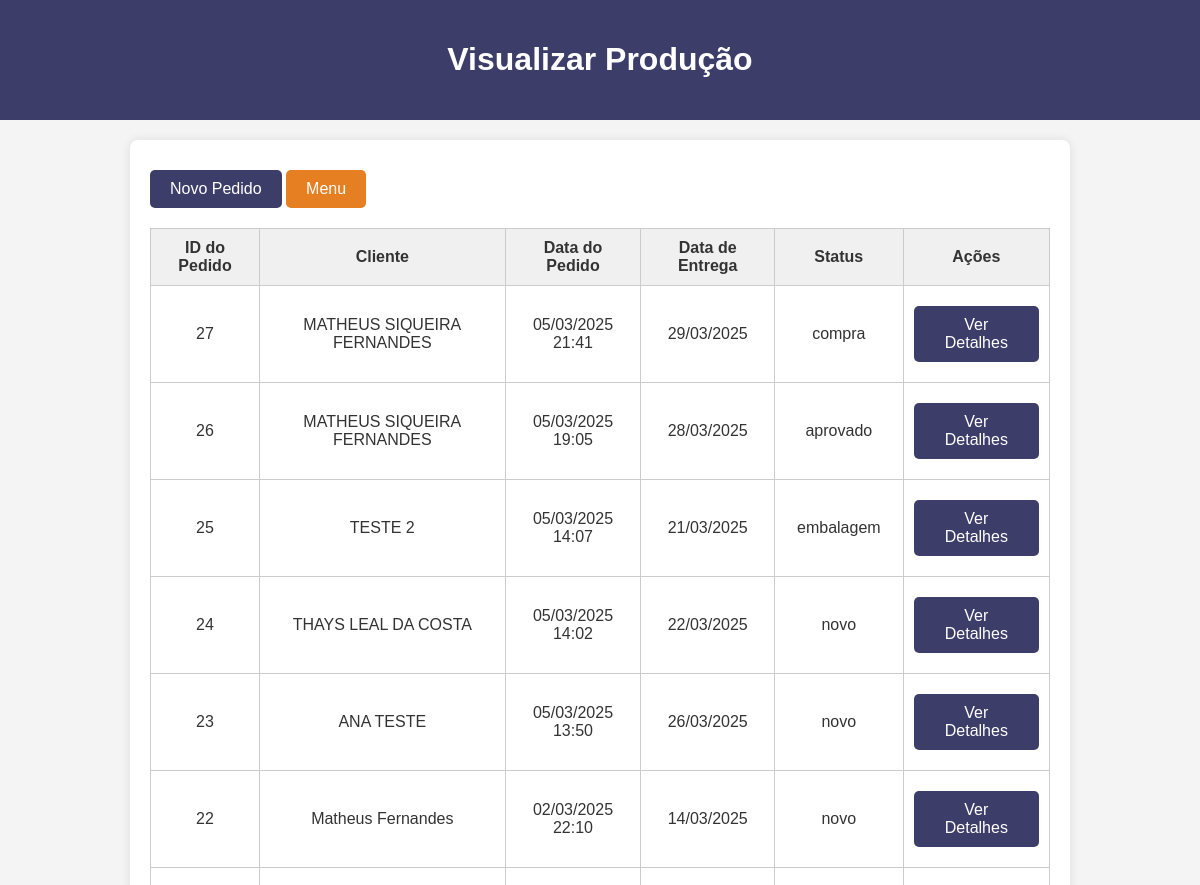
Before: /producao/acompanhar/ (upper part) with the older database file.
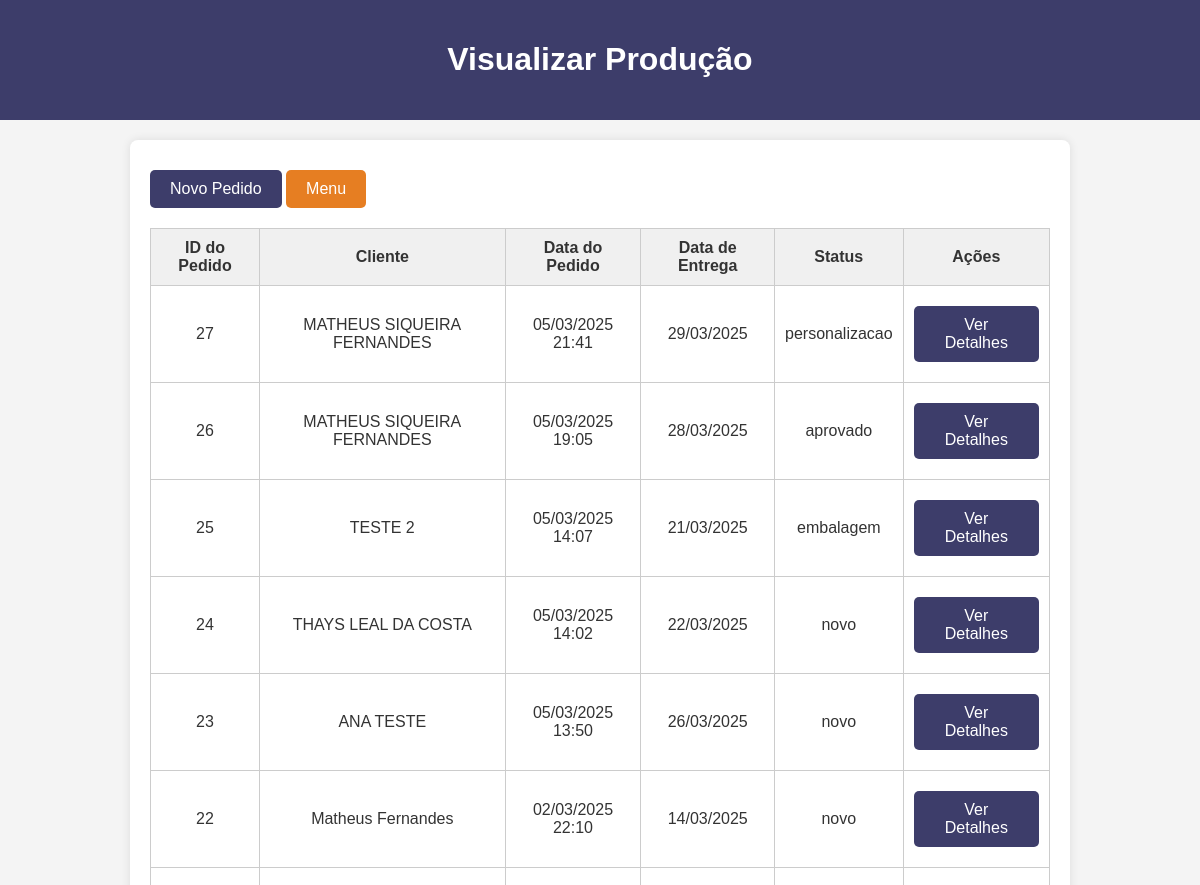
After: the same page with the newer database file.
### kq_app/models.py (models this page shows, shortened)
class Pedido(models.Model):
    STATUS_CHOICES = (
        ('analise', 'Análise'),
        ('aprovado', 'Aprovado'),
        ('compra', 'Compra'),
        ('corte', 'Corte'),
        ('personalizacao', 'Personalização'),
        ('costura', 'Costura'),
        ('embalagem', 'Embalagem'),
        ('enviado', 'Enviado'),
    )
    cliente = models.ForeignKey(Cliente, on_delete=models.CASCADE, verbose_name="Cliente")
    data_criacao = models.DateTimeField(default=timezone.now, verbose_name="Data de Criação")
    data_entrega = models.DateField(blank=True, null=True, verbose_name="Data de Entrega")
    observacoes = models.TextField(blank=True, null=True, verbose_name="Observações", default="")
    status = models.CharField(max_length=50, choices=STATUS_CHOICES, default='novo', verbose_name="Status do Pedido")
    valor_total = models.DecimalField(max_digits=12, decimal_places=2, default=0.00, verbose_name="Valor Total")
    frete = models.DecimalField(max_digits=10, decimal_places=2, default=0.00, verbose_name="Frete")
    class Meta:
        verbose_name = "Pedido"
        verbose_name_plural = "Pedidos"
        ordering = ['-data_criacao']

class Cliente(models.Model):
    nome = models.CharField(max_length=200, verbose_name="Nome do Cliente")
    email = models.EmailField(blank=True, null=True, verbose_name="Email")
    telefone = models.CharField(max_length=20, blank=True, null=True, verbose_name="Telefone")
    endereco = models.TextField(blank=True, null=True, verbose_name="Endereço")
    cpf_cnpj = models.CharField(max_length=20, blank=True, null=True, verbose_name="CPF/CNPJ")
    data_cadastro = models.DateTimeField(default=timezone.now, verbose_name="Data de Cadastro")
    equipe = models.CharField(max_length=100, blank=True, null=True, verbose_name="Equipe")
    cep = models.CharField(max_length=9, blank=True, null=True, verbose_name="CEP")
    class Meta:
        verbose_name = "Cliente"
        verbose_name_plural = "Clientes"
        ordering = ['nome']

### kq_app/views.py (the view)
# urls.py: path('producao/acompanhar/', views.visualizar_producao, name='visualizar_producao'),
def visualizar_producao(request):
    pedidos = Pedido.objects.all()
    return render(request, 'kq_app/visualizar_producao.html', {'pedidos': pedidos})

### kq_app/templates/kq_app/visualizar_producao.html (shortened to what this page needs)
<!DOCTYPE html>
<html lang="pt-BR">
<head>
</head>
<body>
<header>
    <h1>Visualizar Produção</h1>
</header>
<div class="container">
    <a class="button" href="{% url 'novo_pedido' %}">Novo Pedido</a>
    <a href="{% url 'home' %}" class="button" style="background-color: #e67e22;">Menu</a>
    <table>
        <thead>
            <tr>
                <th>ID do Pedido</th>
                <th>Cliente</th>
                <th>Data do Pedido</th>
                <th>Data de Entrega</th>
                <th>Status</th>
                <th>Ações</th>
            </tr>
        </thead>
        <tbody>
            {% for pedido in pedidos %}
            <tr>
                <td>{{ pedido.id }}</td>
                <td>{{ pedido.cliente.nome }}</td>
                <td>{{ pedido.data_criacao|date:"d/m/Y H:i" }}</td>
                <td>
                    {% if pedido.data_entrega %}
                        {{ pedido.data_entrega|date:"d/m/Y" }}
                    {% else %}
                        Não definida
                    {% endif %}
                </td>
                <td>{{ pedido.status }}</td>
                <td>
                    <a href="{% url 'detalhes_pedido' pedido.id %}" class="button">Ver Detalhes</a>
                </td>
            </tr>
            {% empty %}
            <tr>
                <td colspan="6">Nenhum pedido encontrado.</td>
            </tr>
            {% endfor %}
        </tbody>
    </table>
</div>
</body>
</html>

Changed rows visible on the page:
changed Pedido id 27: status "compra" → "personalizacao"
